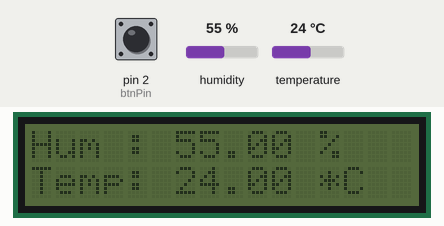
This sketch was run on a simulated Arduino Nano, built with avr-gcc and run on an emulated ATmega328P. Parts: 16×2 character LCD. Wiring (inferred from the names in the program): DHT22 sensor: data pin 5. Inputs (shaded band) come from the test bench; at power-on: pin 2 (btnPin) HIGH, humidity 55 %, temperature 24 °C. What the sketch prints to the serial monitor is not drawn.

Above: at 1.6 s.
1.7 s: pin 2 (btnPin) pulled LOW for 0.15 s
At 2.1 s:
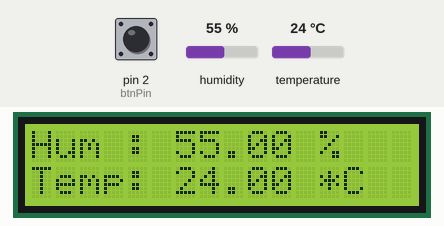
4.8 s: humidity set to 22 %
At 7.4 s:
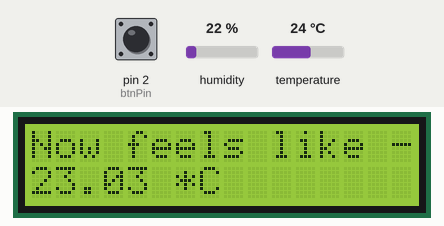
At 13.3 s:
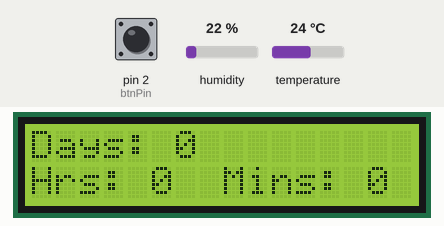
Timing chart, 0 to 14.8 s (numbered marks = the images above; inputs shaded):
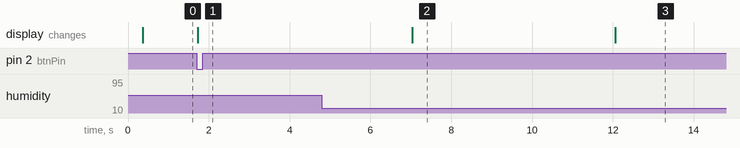

Measured:
- after the input at 1.7 s, the display: changes at once (image 1)
- what the display in image 2 shows lasts 5.1 s, from 7.0 s to 12.1 s

The sketch:

Without_temp_notifying.ino
```cpp
// Simple humidity/temperature deviсe. With push btn and LCD1602.
// Based on Arduino Nano.

// Version description:

//      Normally display is not highlighted. When btn pressed - it highlighted.
//      Shows humidity/temp, feels like temp and uptime during highlighting.

//
// Andrew Sotnikov aka LucaBrasi89
//  <andrew.sotnikov@zoho.com>

#include "DHT.h"
#include <Wire.h>
#include <LiquidCrystal_I2C.h>


#define DHTPIN 5     // what digital pin we're connected to

#define DHTTYPE DHT22   // DHT 22  (AM2302), AM2321

// Connect pin 1 (on the left) of the sensor to +5V
// NOTE: If using a board with 3.3V logic like an Arduino Due connect pin 1
// to 3.3V instead of 5V!
// Connect pin 2 of the sensor to whatever your DHTPIN is
// Connect pin 4 (on the right) of the sensor to GROUND
// Connect a 10K resistor from pin 2 (data) to pin 1 (power) of the sensor

// Initialize DHT sensor.
// Note that older versions of this library took an optional third parameter to
// tweak the timings for faster processors.  This parameter is no longer needed
// as the current DHT reading algorithm adjusts itself to work on faster procs.
DHT dht(DHTPIN, DHTTYPE);
// Set the LCD address to 0x27 for a 16 chars and 2 line display
LiquidCrystal_I2C lcd(0x27, 16, 2);
const int btnPin = 2;   //digital pin button is connected to

long lastUpdated = millis(); //initial time in milliseconds
int updateInterval = 30; //seconds


struct Uptime {
  long days;
  long hours;
  long mins;
};

struct Uptime getUptime()
{
  long days = 0;
  long hours = 0;
  long mins = 0;
  long secs = 0;
  secs = millis() / 1000; //convert milliseconds to seconds
  mins = secs / 60; //convert seconds to minutes
  hours = mins / 60; //convert minutes to hours
  days = hours / 24; //convert hours to days
  secs = secs - (mins * 60); //subtract the coverted seconds to minutes in order to display 59 secs max
  mins = mins - (hours * 60); //subtract the coverted minutes to hours in order to display 59 minutes max
  hours = hours - (days * 24); //subtract the coverted hours to days in order to display 23 hours max
  Uptime uptime = { days, hours, mins };

  return uptime;
};


void printTemp(int interval = 100) {

  // Reading temperature or humidity takes about 250 milliseconds!
  // Sensor readings may also be up to 2 seconds 'old' (its a very slow sensor)
  float h = dht.readHumidity();
  // Read temperature as Celsius (the default)
  float t = dht.readTemperature();


  // Check if any reads failed and exit early (to try again).
  if (isnan(h) || isnan(t)) {
    lcd.setCursor(0, 0);
    lcd.println("DHT sensor error!");
    return;
  }

  lcd.setCursor(0, 0);
  lcd.print("Hum : ");
  lcd.print(h);
  lcd.print(" %");
  lcd.setCursor(0, 1);
  lcd.print("Temp: ");
  lcd.print(t);
  lcd.print(" *C");
  delay(interval);
  lastUpdated = millis();

}

void printHeatInd(int interval = 2000) {

  // Compute heat index in Celsius (isFahreheit = false)
  float hic = dht.computeHeatIndex(dht.readTemperature(),
                                   dht.readHumidity(), false);

  lcd.clear();
  lcd.setCursor(0, 0);
  lcd.print("Now feels like - ");
  lcd.setCursor(0, 1);
  lcd.print(hic);
  lcd.print("");
  lcd.print(" *C");
  delay(interval);

}

void printUptime(int interval = 2000) {

  Uptime uptime = getUptime();
  lcd.clear();
  lcd.setCursor(0, 0);
  lcd.print("Days: ");
  lcd.print(uptime.days);
  lcd.setCursor(0, 1);
  lcd.print("Hrs: ");
  lcd.print(uptime.hours);
  lcd.setCursor(8, 1);
  lcd.print("Mins: ");
  lcd.print(uptime.mins);
  delay(interval);
  lcd.clear();
}


//Checking btn state
// if the button state has changed:
void checkBtn() {

  int reading = digitalRead(btnPin);
  if (reading == LOW) {
    //btnState = reading;
    lcd.setBacklight(true);
    printTemp(5000);
    printHeatInd(5000);
    printUptime(5000);
    lcd.setBacklight(false);
    digitalWrite(btnPin, HIGH);

  }

}

void setup() {
  Serial.begin(9600);
  Serial.println("DHTxx test!");

  dht.begin();

  // initialize the LCD
  lcd.begin();

  // Turn off the blacklight and print a message.
  lcd.backlight();
  lcd.setBacklight(false);
  pinMode(2, INPUT_PULLUP);

  printTemp();
}

void loop() {

  int secondsPassed = (millis() - lastUpdated) / 1000;
  if ( secondsPassed >= updateInterval ) {
    printTemp();
  }
  checkBtn();

}
```
